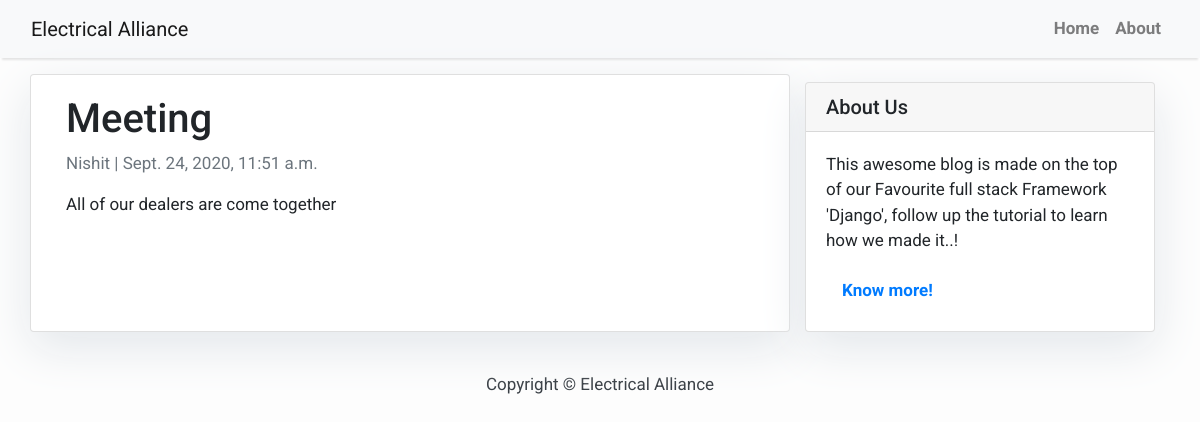
The app's page /blog/meeting/ with its own data.
### electrical/models.py (models this page shows, shortened)
class Post(models.Model):
    title = models.CharField(max_length=200, unique=True)
    slug = models.SlugField(max_length=200, unique=True)
    author = models.ForeignKey(User, on_delete= models.CASCADE,related_name='blog_posts')
    updated_on = models.DateTimeField(auto_now= True)
    content = models.TextField()
    created_on = models.DateTimeField(auto_now_add=True)
    status = models.IntegerField(choices=STATUS, default=0)
    class Meta:
        ordering = ['-created_on']

class User(AbstractUser):
    is_distributors = models.BooleanField(default=False)
    is_dealers = models.BooleanField(default=False)

### blog/views.py (the view)
# urls.py: path('<slug:slug>/', views.PostDetail.as_view(), name='post_detail'),
class PostDetail(generic.DetailView):
    model = Post
    template_name = 'postdetail.html'

### electrical/templates/postdetail.html
{% extends 'base4.html' %} {% block content %}
<div class="container">
  <div class="row">
    <div class="col-md-8 card mb-4  mt-3 left  top">
      <div class="card-body">
        <h1>{% block title %} {{ object.title }} {% endblock title %}</h1>
        <p class=" text-muted">{{ post.author }} | {{ post.created_on }}</p>
        <p class="card-text ">{{ object.content | safe }}</p>
      </div>
    </div>
    {% block sidebar %} {% include 'sidebar.html' %} {% endblock sidebar %}
  </div>
</div>
{% endblock content %}

### electrical/templates/base4.html (style rules this page uses)
body { font-family: "Roboto", sans-serif; font-size: 17px; background-color: #fdfdfd; }

### electrical/templates/sidebar.html (style rules this page uses)
.card { box-shadow: 0 16px 48px #E3E7EB; }

### records on screen
Post: title "Meeting", author "Nishit", created_on "Sept. 24, 2020, 11:51 a.m.", content "All of our dealers are come together"
